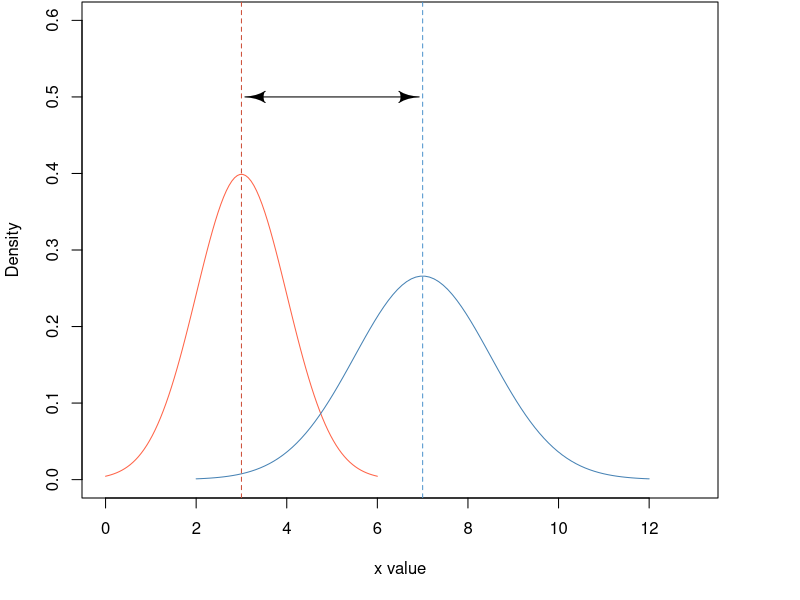
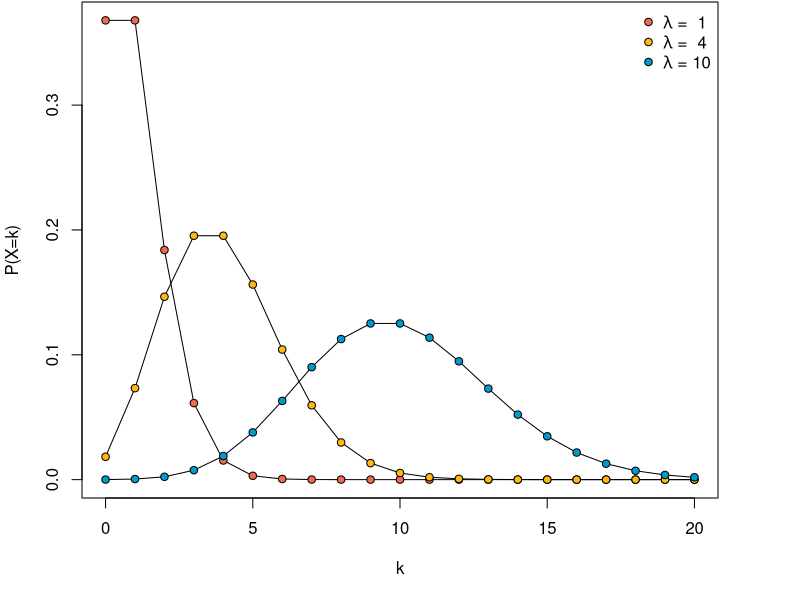
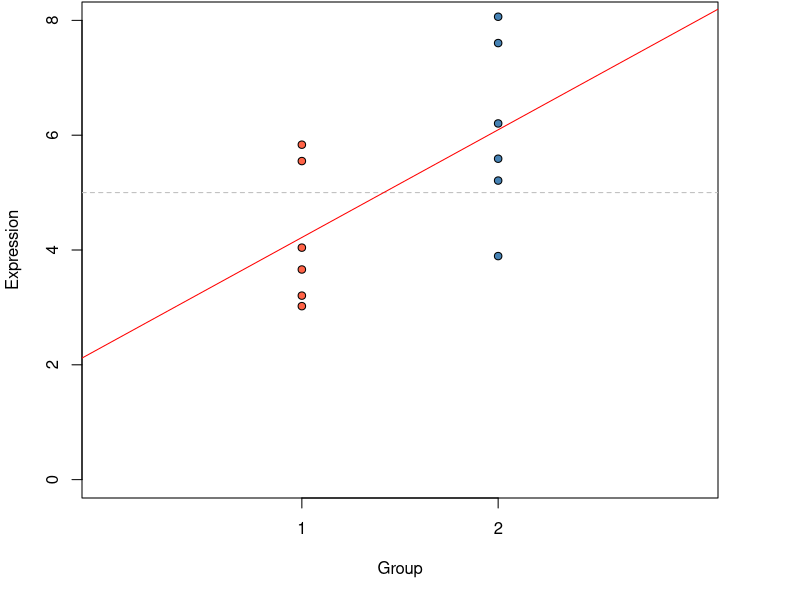

Recreate these plots in R, in order.
## ---- chunk 1
library(shape)
x1 <- seq(0, 6, length=100)
hx1 <- dnorm(x1, mean = 3, sd = 1)
x2 <- seq(2, 12, length=100)
hx2 <- dnorm(x2, mean = 7, sd = 1.5)
par(bg=NA, mar=c(5, 4, 0, 4) + 0.1) 

plot(x1, hx1, type="l", lty=1, 
     xlab="x value", ylab="Density",
     col="tomato", ylim=c(0, 0.6), xlim=c(0, 13))
lines(x2, hx2, type="l", col="steelblue")
abline(v=3, col="tomato3", lty=2)
abline(v=7, col="steelblue3", lty=2)
Arrows(3.3, 0.5, 6.7, 0.5, code = 3, arr.type = "curved")
## ---- chunk 2
x1 <- seq(0, 20)
hx1 <- dpois(x1, lambda = 1)
hx2 <- dpois(x1, lambda = 4)
hx3 <- dpois(x1, lambda = 10)
par(bg=NA, mar=c(5, 4, 0, 4) + 0.1) 
plot(x1, hx1, type="l", lty=1,
     xlab="k", ylab="P(X=k)")
lines(x1, hx2, type="l")
lines(x1, hx3, type="l")
cols <- c("coral2", "darkgoldenrod1", "deepskyblue3")
points(x1, hx1, bg=cols[1], pch=21)
points(x1, hx2, bg=cols[2], pch=21)
points(x1, hx3, bg=cols[3], pch=21)
leg <- c(expression(paste(lambda, " =  ", 1)),
         expression(paste(lambda, " =  ", 4)),
         expression(paste(lambda, " = ", 10)))
legend("topright", legend = leg, pt.bg = cols, pch=21, bty="n")
## ---- chunk 3
library(tidyverse)
dat <- data.frame(C1=rnorm(6, 4, 1),
                  C2=rnorm(6, 6, 1.3)) %>% 
    gather("Cat", "Expression") %>% 
    mutate(Group=as.numeric(factor(Cat)))

ewe <- lm(dat$Expression~dat$Group)

par(bg=NA, mar=c(5, 4, 0, 4) + 0.1) 
plot(dat$Group, dat$Expression, 
     pch=21, 
     bg=rep(c("tomato", "steelblue"), each=6),
     xlim=c(0, 3),
     ylim=c(0, 8), xaxt="n", xlab="Group", ylab = "Expression")
axis(1, at = 1:2)
abline(h=5, lty=2, col="grey")
abline(ewe, col="red")

